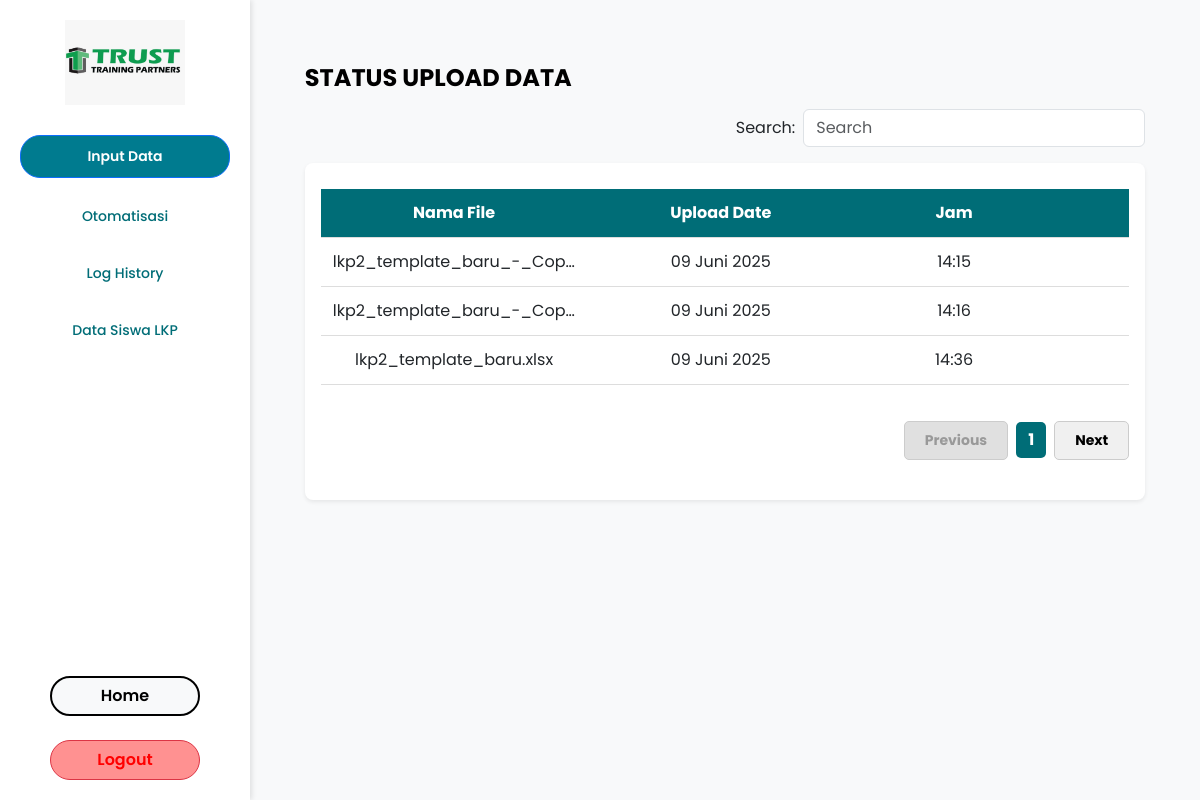
The app's page /input_data_status/ (signed in), older data.
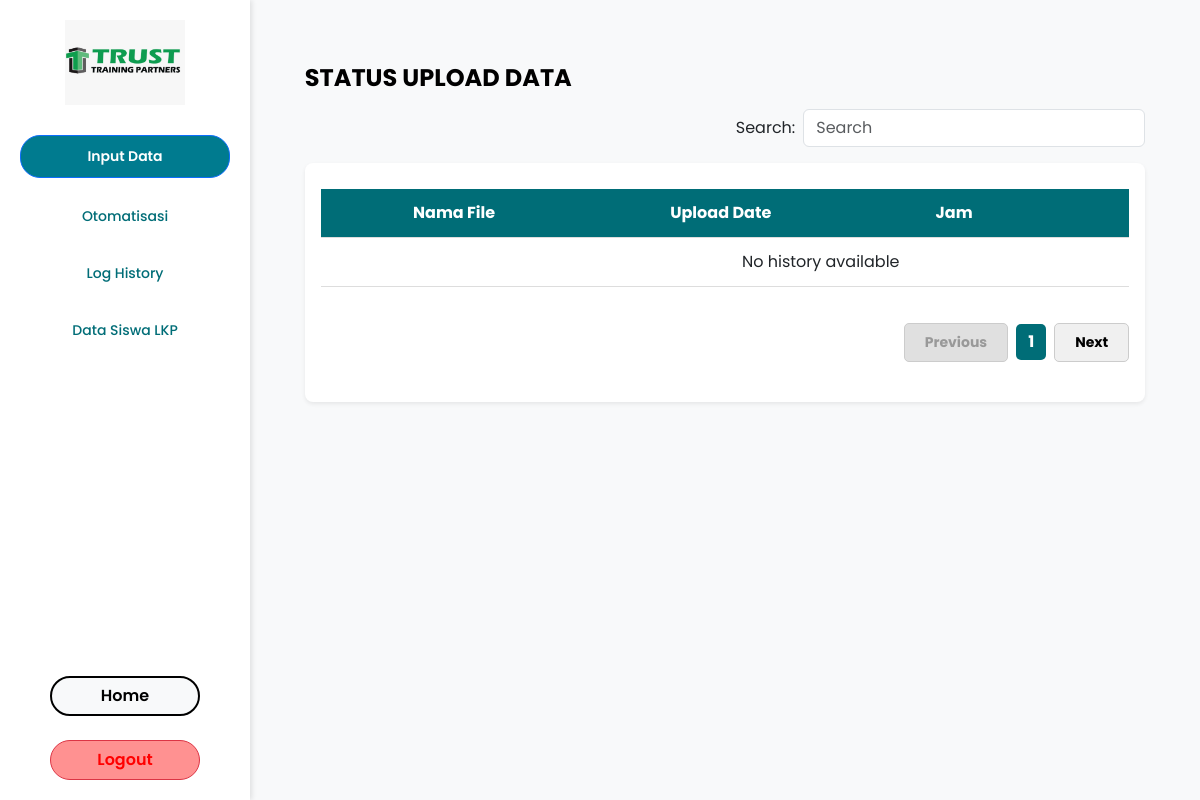
The same page, newer data.
### automation/models.py (models this page shows, shortened)
class UploadedFile(models.Model):
    course_name = models.CharField(max_length=255)
    start_date = models.DateField()
    end_date = models.DateField()
    course_model = models.CharField(max_length=255)
    destination = models.CharField(max_length=255)
    file = models.FileField(upload_to="")
    uploaded_at = models.DateTimeField(auto_now_add=True)
    is_failed = models.BooleanField(default=False)
    last_processed_row = models.IntegerField(default=0)
    status = models.CharField(
        max_length=10,
        choices=[('success', 'Success'), ('failed', 'Failed')],
        default='success'
    )

### automation/views.py (the view)
# urls.py: path('input_data_status/', automation.input_data_status, name='input_data_status'),
@login_required(login_url="login")
def input_data_status(request):
    files = UploadedFile.objects.all()
    return render(request, 'input_data_status.html', {'files': files})

### automation/templates/input_data_status.html (shortened to what this page needs)
{% extends 'base.html' %}
{% load static %}
{% block extra_css %}
<link rel="stylesheet" type="text/css" href="{% static 'style/log_history.css' %}">
<link rel="stylesheet" href="https://cdnjs.cloudflare.com/ajax/libs/font-awesome/6.4.2/css/all.min.css">
<link rel="stylesheet" href="https://cdn.jsdelivr.net/npm/sweetalert2@11/dist/sweetalert2.min.css">
{% endblock %}
{% block content %}
<div class="container mt-4">
    <h2 class="fw-bold">STATUS UPLOAD DATA</h2>
    <div class="d-flex justify-content-end mt-3">
        <label for="search" class="me-2" style="font-size: 16px;">Search:</label>
        <input type="text" id="search" class="form-control w-auto" placeholder="Search" oninput="searchData()">
    </div>
    <div class="card shadow-sm mt-3">
        <div class="card-body">
            <div class="table-responsive">
                <table class="table table-hover">
                    <thead class="border-bottom bg-teal text-white">
                        <tr class="text-center">
                            <th>Nama File</th>
                            <th>Upload Date</th>
                            <th>Jam</th>
                            <th>Status</th>
                        </tr>
                    </thead>
                    <tbody id="table-body">
                        {% for file in files %}
                        <tr class="text-center" data-match="true" data-file-id="{{ file.id }}">
                            <td>{{ file.file.name }}</td>
                            <td>{{ file.uploaded_at|date:"d F Y" }}</td>
                            <td>{{ file.uploaded_at|time:"H:i" }}</td>
                            <td>
                            </td>
                        </tr>
                        {% empty %}
                        <tr class="text-center">
                            <td colspan="4">No history available</td>
                        </tr>
                        {% endfor %}
                    </tbody>
                </table>
            </div>
            <div class="pagination-container mb-4">
                <button class="btn-pagination prev-btn" disabled>Previous</button>
                <span class="pagination-number">1</span>
                <button class="btn-pagination next-btn">Next</button>
            </div>
        </div>
    </div>
</div>
{% endblock %}

Row changes from the older to the newer data that the page shows:
removed UploadedFile: file.name "lkp2_template_baru_-_Cop…", uploaded_at "09 Juni 2025", uploaded_at "14:15"
removed UploadedFile: file.name "lkp2_template_baru_-_Cop…", uploaded_at "09 Juni 2025", uploaded_at "14:16"
removed UploadedFile: file.name "lkp2_template_baru.xlsx", uploaded_at "09 Juni 2025", uploaded_at "14:36"
Text that changed along with them:
text now shown: "No history available"
